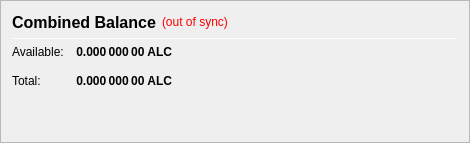
                   <widget class="QFrame" name="frame_CombinedBalances">
                    <property name="minimumSize">
                     <size>
                      <width>470</width>
                      <height>0</height>
                     </size>
                    </property>
                    <property name="frameShape">
                     <enum>QFrame::StyledPanel</enum>
                    </property>
                    <property name="frameShadow">
                     <enum>QFrame::Raised</enum>
                    </property>
                    <layout class="QVBoxLayout" name="verticalLayout_5">
                     <item>
                      <layout class="QHBoxLayout" name="horizontalLayout_5" stretch="0,0,0">
                       <item>
                        <widget class="QLabel" name="label_5z">
                         <property name="minimumSize">
                          <size>
                           <width>0</width>
                           <height>20</height>
                          </size>
                         </property>
                         <property name="font">
                          <font>
                           <pointsize>12</pointsize>
                           <weight>75</weight>
                           <bold>true</bold>
                          </font>
                         </property>
                         <property name="toolTip">
                          <string>Combined Balance (including unconfirmed and immature coins)</string>
                         </property>
                         <property name="text">
                          <string>Combined Balance</string>
                         </property>
                        </widget>
                       </item>
                       <item>
                        <widget class="QLabel" name="labelWalletStatus">
                         <property name="cursor">
                          <cursorShape>WhatsThisCursor</cursorShape>
                         </property>
                         <property name="toolTip">
                          <string>The displayed information may be out of date. Your wallet automatically synchronizes with the ALLCOIN network after a connection is established, but this process has not completed yet.</string>
                         </property>
                         <property name="styleSheet">
                          <string notr="true">QLabel { color: red; }</string>
                         </property>
                         <property name="text">
                          <string notr="true">(out of sync)</string>
                         </property>
                         <property name="alignment">
                          <set>Qt::AlignLeading|Qt::AlignLeft|Qt::AlignVCenter</set>
                         </property>
                        </widget>
                       </item>
                       <item>
                        <spacer name="horizontalSpacer_1">
                         <property name="orientation">
                          <enum>Qt::Horizontal</enum>
                         </property>
                         <property name="sizeHint" stdset="0">
                          <size>
                           <width>40</width>
                           <height>20</height>
                          </size>
                         </property>
                        </spacer>
                       </item>
                      </layout>
                     </item>
                     <item>
                      <widget class="Line" name="line_CombinedBalance">
                       <property name="minimumSize">
                        <size>
                         <width>0</width>
                         <height>1</height>
                        </size>
                       </property>
                       <property name="maximumSize">
                        <size>
                         <width>16777215</width>
                         <height>1</height>
                        </size>
                       </property>
                       <property name="orientation">
                        <enum>Qt::Horizontal</enum>
                       </property>
                      </widget>
                     </item>
                     <item>
                      <layout class="QGridLayout" name="gridLayout_3">
                       <property name="spacing">
                        <number>12</number>
                       </property>
                       <item row="1" column="0">
                        <widget class="QLabel" name="labelBalanceTextz">
                         <property name="text">
                          <string>Available:</string>
                         </property>
                        </widget>
                       </item>
                       <item row="1" column="1">
                        <widget class="QLabel" name="labelBalancez">
                         <property name="font">
                          <font>
                           <weight>75</weight>
                           <bold>true</bold>
                          </font>
                         </property>
                         <property name="cursor">
                          <cursorShape>IBeamCursor</cursorShape>
                         </property>
                         <property name="toolTip">
                          <string>Your current spendable balance</string>
                         </property>
                         <property name="text">
                          <string notr="true">0.000 000 00 ALC</string>
                         </property>
                         <property name="alignment">
                          <set>Qt::AlignRight|Qt::AlignTrailing|Qt::AlignVCenter</set>
                         </property>
                         <property name="textInteractionFlags">
                          <set>Qt::LinksAccessibleByMouse|Qt::TextSelectableByKeyboard|Qt::TextSelectableByMouse</set>
                         </property>
                        </widget>
                       </item>
                       <item row="2" column="0">
                        <widget class="QLabel" name="labelTotalTextz">
                         <property name="text">
                          <string>Total:</string>
                         </property>
                        </widget>
                       </item>
                       <item row="2" column="1">
                        <widget class="QLabel" name="labelTotalz">
                         <property name="font">
                          <font>
                           <weight>75</weight>
                           <bold>true</bold>
                          </font>
                         </property>
                         <property name="cursor">
                          <cursorShape>IBeamCursor</cursorShape>
                         </property>
                         <property name="toolTip">
                          <string>Total Balance, including all unavailable coins.</string>
                         </property>
                         <property name="text">
                          <string notr="true">0.000 000 00 ALC</string>
                         </property>
                         <property name="alignment">
                          <set>Qt::AlignRight|Qt::AlignTrailing|Qt::AlignVCenter</set>
                         </property>
                         <property name="textInteractionFlags">
                          <set>Qt::LinksAccessibleByMouse|Qt::TextSelectableByKeyboard|Qt::TextSelectableByMouse</set>
                         </property>
                        </widget>
                       </item>
                       <item row="2" column="3">
                        <spacer name="horizontalSpacer_2">
                         <property name="orientation">
                          <enum>Qt::Horizontal</enum>
                         </property>
                         <property name="sizeHint" stdset="0">
                          <size>
                           <width>40</width>
                           <height>20</height>
                          </size>
                         </property>
                        </spacer>
                       </item>
                      </layout>
                     </item>
                     <item>
                      <spacer name="verticalSpacer_1">
                       <property name="orientation">
                        <enum>Qt::Vertical</enum>
                       </property>
                       <property name="sizeHint" stdset="0">
                        <size>
                         <width>20</width>
                         <height>40</height>
                        </size>
                       </property>
                      </spacer>
                     </item>
                    </layout>
                   </widget>
